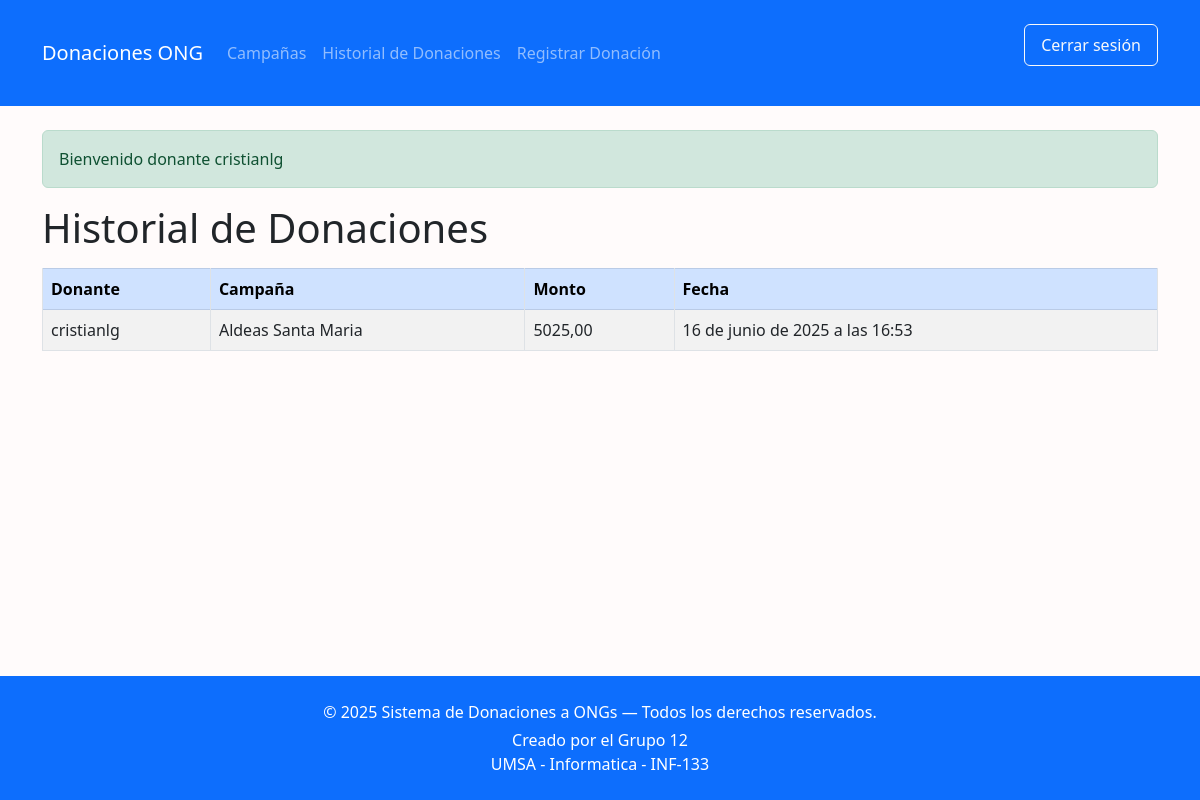
Screenshot of /historial-donaciones/ (signed in) with the database file from the repository.
### core/models.py (models this page shows, shortened)
class Donacion(models.Model):
    donante = models.ForeignKey(Donante, on_delete=models.CASCADE)
    campaña = models.ForeignKey(Campaña, on_delete=models.CASCADE)
    monto = models.DecimalField(max_digits=10, decimal_places=2)
    fecha = models.DateTimeField(default=timezone.now)

class Donante(models.Model):
    user = models.OneToOneField(User, on_delete=models.CASCADE)
    telefono = models.CharField(max_length=20, blank=True, null=True)

class Campaña(models.Model):
    ong = models.ForeignKey('ONG', on_delete=models.CASCADE)
    nombre = models.CharField(max_length=100)
    monto_actual = models.DecimalField(max_digits=10, decimal_places=2, default=0)
    meta = models.DecimalField(
        max_digits=10,
        decimal_places=2,
        validators=[MinValueValidator(0.01)]  # mínimo 0.01
    )
    descripcion = models.TextField(default='')
    fecha_inicio = models.DateField()
    fecha_fin = models.DateField()

### core/views.py (the view)
# urls.py: path('historial-donaciones/', views.historial_donaciones, name='listar_donaciones'),
@login_required
def historial_donaciones(request):
    hoy = timezone.now().date()
    if request.user.is_superuser:
        donaciones = Donacion.objects.all()
    elif hasattr(request.user, 'ong'):
        donaciones = Donacion.objects.filter(
            campaña__ong=request.user.ong,
            campaña__fecha_fin__gte=hoy
        )
    elif hasattr(request.user, 'donante'):
        donaciones = Donacion.objects.filter(
            donante=request.user.donante,
            campaña__fecha_fin__gte=hoy
        )
    else:
        donaciones = Donacion.objects.none()
    return render(request, 'core/historial_donaciones.html', {'donaciones': donaciones})

### core/templatetags/custom_tags.py (called while the page is built)
@register.filter
def tiene_attr(obj, attr):
    return hasattr(obj, attr)

### core/templates/core/historial_donaciones.html
{% extends 'core/base.html' %}
{% block content %}
<h1>Historial de Donaciones</h1>
<table class="table table-striped table-bordered table-hover">
    <thead class="table-primary">
        <tr>
            <th>Donante</th>
            <th>Campaña</th>
            <th>Monto</th>
            <th>Fecha</th>
        </tr>
    </thead>
    <tbody>
        {% for donacion in donaciones %}
        <tr>
            <td>{{ donacion.donante.user }}</td>
            <td>{{ donacion.campaña.nombre }}</td>
            <td>{{ donacion.monto }}</td>
            <td>{{ donacion.fecha }}</td>
        </tr>
        {% empty %}
        <tr>
            <td colspan="5">No hay donaciones registradas.</td>
        </tr>
        {% endfor %}
    </tbody>
</table>
{% endblock %}

### core/templates/core/base.html (shortened to what this page needs)
{% load static %}
{% load custom_tags %}
<!DOCTYPE html>
<html lang="es">
<head>
    <link href="https://cdn.jsdelivr.net/npm/bootstrap@5.3.0/dist/css/bootstrap.min.css" rel="stylesheet">
    {% block extra_css %}
     <link href="{% static 'css/styles.css' %}" rel="stylesheet">
    {% endblock %}
</head  class="d-flex flex-column min-vh-100">
<body>
    <nav class="navbar navbar-expand-lg navbar-dark bg-primary">
        <div class="container">
            <a class="navbar-brand" href="{% url 'home' %}">Donaciones ONG</a>
            <div class="collapse navbar-collapse" id="navbarContent">
                <ul class="navbar-nav me-auto mb-2 mb-lg-0">
                    {% if user.is_authenticated %}
                        {% if user.is_superuser %}
                            <li class="nav-item"><a class="nav-link" href="{% url 'mostrar_campañas' %}">Campañas</a></li>
                            <li class="nav-item"><a class="nav-link" href="{% url 'crear_campaña' %}">Crear Campaña</a></li>
                            <li class="nav-item"><a class="nav-link" href="{% url 'listar_donaciones' %}">Historial de Donaciones</a></li>
                            <li class="nav-item"><a class="nav-link" href="{% url 'crear_donacion' %}">Registrar Donación</a></li>
                        {% elif user|tiene_attr:"ong" %}
                            <li class="nav-item"><a class="nav-link" href="{% url 'mostrar_campañas' %}">Campañas</a></li>
                            <li class="nav-item"><a class="nav-link" href="{% url 'crear_campaña' %}">Crear Campaña</a></li>
                            <li class="nav-item"><a class="nav-link" href="{% url 'listar_donaciones' %}">Historial de Donaciones</a></li>
                        {% elif user|tiene_attr:"donante" %}
                            <li class="nav-item"><a class="nav-link" href="{% url 'mostrar_campañas' %}">Campañas</a></li>
                            <li class="nav-item"><a class="nav-link" href="{% url 'listar_donaciones' %}">Historial de Donaciones</a></li>
                            <li class="nav-item"><a class="nav-link" href="{% url 'crear_donacion' %}">Registrar Donación</a></li>
                        {% endif %}
                    {% endif %}
                </ul>
                {% if user.is_authenticated %}
                    <form method="post" action="{% url 'logout' %}" class="d-flex">
                        <button class="btn btn-outline-light" type="submit">Cerrar sesión</button>
                    </form>
                {% endif %}
            </div>
        </div>
    </nav>
    <main class="container my-4">
        {% if user.is_authenticated %}
            {% if user.is_superuser %}
                <div class="alert alert-info">Bienvenido administrador {{ user.username }}</div>
            {% elif user|tiene_attr:"donante" %}
                <div class="alert alert-success">Bienvenido donante {{ user.username }}</div>
            {% elif user|tiene_attr:"ong" %}
                <div class="alert alert-warning">ONG: {{ user.username }}</div>
            {% endif %}
        {% endif %}
        {% block content %}
        {% endblock %}
    </main>
    <footer class="footer bg-primary text-white text-center py-4 mt-5">
        <div class="container">
            <p class="mb-1">&copy; 2025 Sistema de Donaciones a ONGs — Todos los derechos reservados.</p>
            <p class="mb-0">Creado por el Grupo 12</p>
            <p class="mb-0">UMSA - Informatica - INF-133 </p>
        </div>
    </footer>
</body>
</html>

### core/static/css/styles.css (style rules this page uses)
html, body { height: 100%; margin: 0; }
body { display: flex; flex-direction: column; min-height: 100vh; background-color: #fffafab7; font-family: 'Segoe UI', Tahoma, Geneva, Verdana, sans-serif; }
main { flex: 1 0 auto; }
footer { flex-shrink: 0; background-color: #0d6efd; color: white; text-align: center; padding: 1rem 0; }
h1, h2, h3 { margin-bottom: 1rem; }
table { width: 100%; border-collapse: collapse; margin-bottom: 1.5rem; }
table th, table td { border: 1px solid #dee2e6; padding: 0.75rem; vertical-align: middle; }
table th { background-color: #0d6efd; color: white; text-align: left; }
button, .btn { border-radius: 0.375rem; padding: 0.5rem 1rem; }
a { color: #0d6efd; text-decoration: none; }
form { max-width: 600px; margin-bottom: 2rem; }
form button { margin-top: 1rem; }
.alert-success { background-color: #d1e7dd; border-color: #badbcc; color: #0f5132; }

### rows the page displays
Donacion: donante.user "cristianlg", campaña.nombre "Aldeas Santa Maria", monto "5025,00", fecha "16 de junio de 2025 a las 16:53"

### other values shown
{{ user.username }} "cristianlg"
